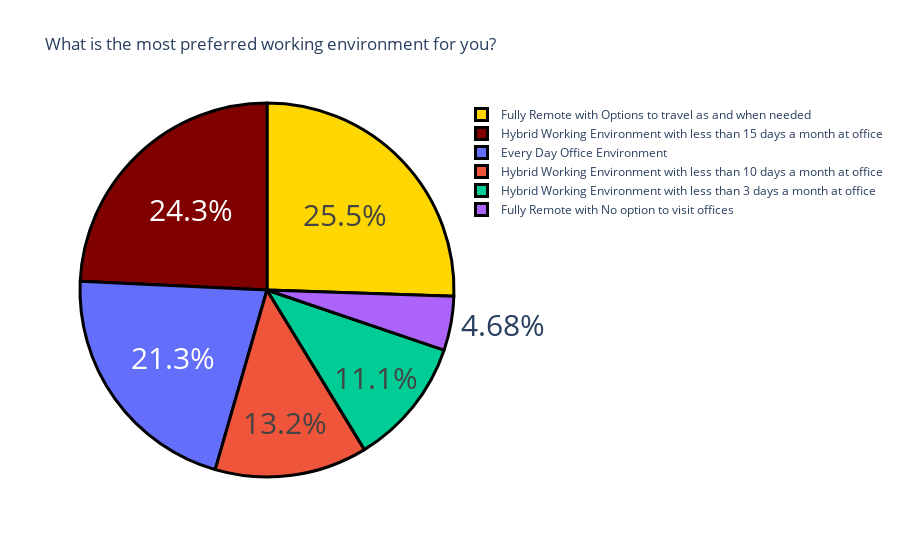

The notebook cell saved with this chart:
### Code cell
question7 = "What is the most preferred working environment for you."
question7 = data[question7].value_counts()
label = question7.index
counts = question7.values
colors = ['gold','maroon']
fig = go.Figure(data=[go.Pie(labels=label, values=counts)])
fig.update_layout(title_text='What is the most preferred working environment for you?')
fig.update_traces(hoverinfo='label+value', textinfo='percent', textfont_size=30,
                  marker=dict(colors=colors, line=dict(color='black', width=3)))
fig.show()

### Figure 1 — Plotly figure (JSON) as saved in the notebook; plotly's stock layout.template omitted (floating-point values rounded to 4 significant figures)
{"data": [{"hoverinfo": "label+value", "labels": ["Fully Remote with Options to travel as and when needed", "Hybrid Working Environment with less than 15 days a month at office", "Every Day Office Environment", "Hybrid Working Environment with less than 10 days a month at office", "Hybrid Working Environment with less than 3 days a month at office", "Fully Remote with No option to visit offices"], "marker": {"colors": ["gold", "maroon"], "line": {"color": "black", "width": 3}}, "textfont": {"size": 30}, "textinfo": "percent", "type": "pie", "values": [60, 57, 50, 31, 26, 11]}], "layout": {"title": {"text": "What is the most preferred working environment for you?"}}}
